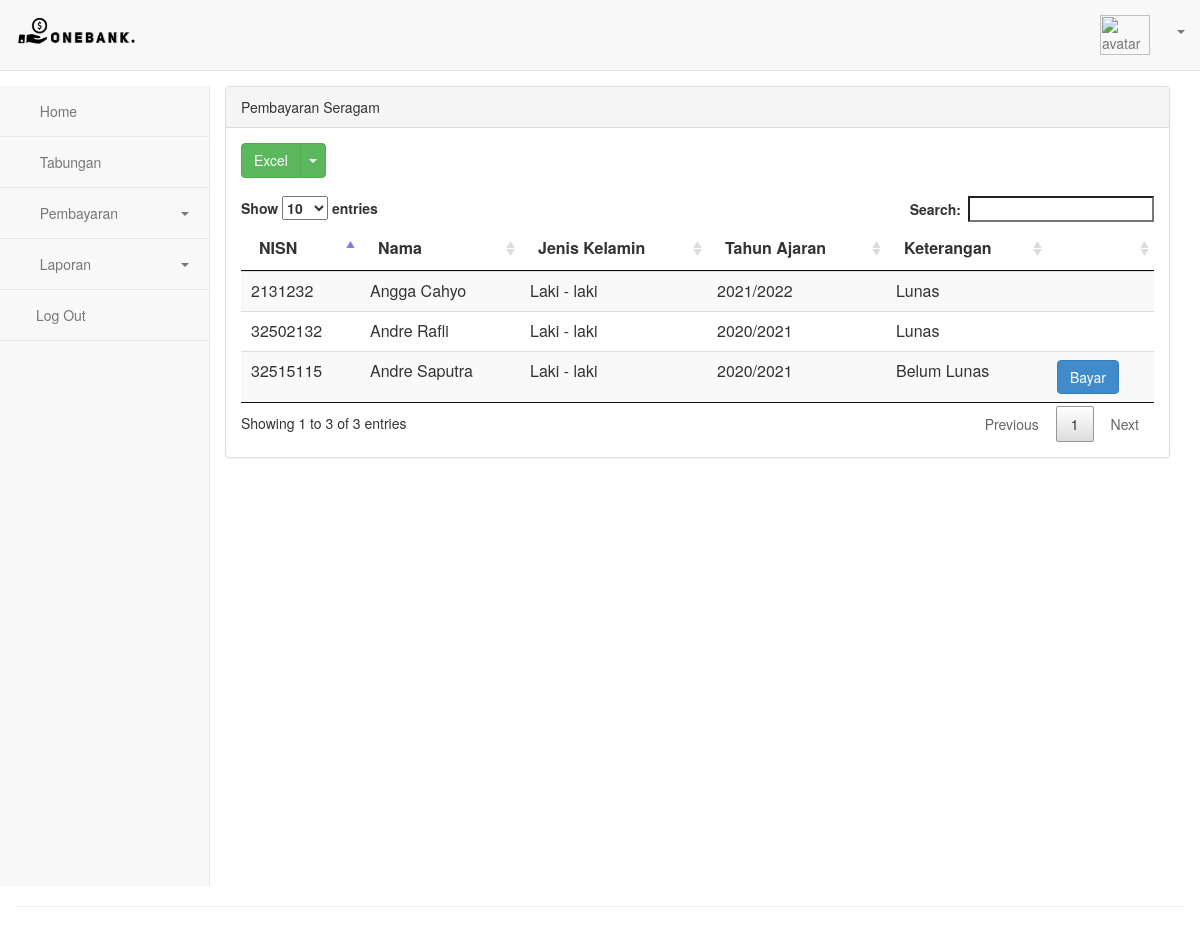
/index.php/seragam, run on the app's committed database.
### tables this page shows
CREATE TABLE `siswa` (
  `id_siswa` int(30) NOT NULL,
  `nisn` int(30) NOT NULL,
  `nama` varchar(35) NOT NULL,
  `jenis_kelamin` varchar(11) NOT NULL,
  `date` int(4) NOT NULL,
  `tabungan` int(8) NOT NULL,
  `bayar_ki` int(8) NOT NULL,
  `ket_ki` varchar(11) NOT NULL,
  `bayar_seragam` int(8) NOT NULL,
  `ket_seragam` varchar(11) NOT NULL
);

### application/controllers/Seragam.php (called while the page is built, shortened)
<?php
class Seragam extends CI_Controller
{
    public function __construct()
    {
        $this->load->model('M_seragam');
    }
    public function index()
    {
        $data['siswa'] = $this->M_seragam->DataSiswa();
        $data['user'] = $this->db->get_where('user', ['username' =>
        $this->session->userdata('username')])->row_array();
        $this->db->order_by('tahun', 'asc');
        $data['tahun'] = $this->db->get('tahun')->result_array();
        $this->load->view('Seragam/seragam', $data);
    }
}

### index.php (called while the page is built, shortened)
<?php
require_once BASEPATH.'core/CodeIgniter.php';

### application/models/M_seragam.php (called while the page is built, shortened)
<?php
class M_seragam extends CI_Model
{
    public function DataSiswa()
    {
        return $this->db->get('siswa')->result_array();
    }
}

### application/views/Seragam/seragam.php (the view, shortened to what this page needs)
<link href="<?= base_url(); ?>css/bootstrap.min.css" rel="stylesheet" id="bootstrap-css">
<link rel="stylesheet" type="text/css" href="<?= base_url(); ?>DataTables/datatables.min.css" />
<link href="<?= base_url('style.css'); ?>" rel="stylesheet">
<nav class="navbar navbar-default navbar-static-top">
    <div class="container-fluid">
        <div class="navbar-header">
            <a class="navbar-brand">
                <img style="margin-bottom:5px;width:120px;" src="<?= base_url(); ?>vendor/images/icon/bank.png" alt="Logo">
            </a>
        </div>
        <div class="collapse navbar-collapse" id="bs-example-navbar-collapse-1">
            <ul class="nav navbar-nav navbar-right">
                <li style="margin-top:8px;"><a href="<?= base_url('Admin/profile'); ?>"><?= $user['name']; ?></a></li>
                <li class="nav-item avatar">
                    <a class="nav-link p-0" href="#" data-toggle="modal" data-target="#ModalGambar">
                        <img style="height:40px;width:50px;" src="<?php echo base_url('vendor/images/profile/') . $user['image']; ?>" class="rounded-circle z-depth-0" alt="avatar image" height="35">
                    </a>
                </li>
                <li class="dropdown ">
                    <a href="#" style="margin-top:15px;margin-left:-5px;" class="dropdown-toggle" data-toggle="dropdown" role="button" aria-expanded="false">
                        <span class="caret"></span></a>
                </li>
            </ul>
        </div>
    </div>
</nav>
<div class="container-fluid main-container">
    <div class="col-md-2 sidebar">
        <div class="row">
            <div class="side-menu">
                <nav class="navbar navbar-default" role="navigation">
                    <div class="side-menu-container">
                        <ul class="nav navbar-nav">
                            <li><a href="<?= base_url('Admin'); ?>"><span class="glyphicon glyphicon-home"></span> Home</a></li>
                            <li><a href="<?= base_url('Tabungan'); ?>"><span class="glyphicon glyphicon-usd"></span> Tabungan</a></li>
                            <li class="panel panel-default" id="dropdown">
                                <a data-toggle="collapse" href="#dropdown-lvl2">
                                    <span class="glyphicon glyphicon-shopping-cart"></span> Pembayaran <span class="caret"></span>
                                </a>
                            </li>
                            <li class="panel panel-default" id="dropdown">
                                <a data-toggle="collapse" href="#dropdown-lvl3">
                                    <span class="glyphicon glyphicon-list-alt"></span> Laporan <span class="caret"></span>
                                </a>
                            </li>
                            <li><a href="#" data-toggle="modal" data-target="#Logout"><span class="glyphicon glyphicon-log-out"></span>Log Out</a></li>
                        </ul>
                    </div>
                </nav>
            </div>
        </div>
    </div>
    <div class="col-md-10 content">
        <div class="panel panel-default">
            <div class="panel-heading">
                Pembayaran Seragam
            </div>
            <div class="panel-body">
                <div class="btn-group" style="margin-bottom:2%;">
                    <a type="button" href="<?= base_url() ?>/Seragam/Export_excel2/Semua%20Tahun%20Ajaran" class=" btn btn-success" style="height:35px;">Excel</a>
                    <button type="button" class="btn btn-success dropdown-toggle dropdown-toggle-split" style="height:35px;" data-toggle="dropdown" aria-haspopup="true" aria-expanded="false">
                        <span class="caret"></span> <span class="sr-only">Toggle Dropdown</span>
                    </button>
                </div>
                <table class="table table-striped" id="example">
                    <thead>
                        <tr>
                            <th>NISN</th>
                            <th>Nama</th>
                            <th>Jenis Kelamin</th>
                            <th>Tahun Ajaran</th>
                            <th>Keterangan</th>
                            <th></th>
                        </tr>
                    </thead>
                    <tbody>
                        <?php foreach ($siswa as $s) { ?>
                            <tr>
                                <td><?= $s['nisn']; ?></td>
                                <td><?= $s['nama']; ?></td>
                                <td><?= $s['jenis_kelamin']; ?></td>
                                <td><?= $s['date']; ?>/<?= $s['date'] + 1; ?></td>
                                <td><?= $s['ket_seragam']; ?></td>
                                <?php if ($s['ket_seragam'] == 'Belum Lunas') { ?>
                                    <td><a href="<?= base_url() ?>Seragam/seragam_bayar/<?= $s['id_siswa']; ?>" class="btn btn-primary">Bayar</a></td>
                                <?php } ?>
                                <?php if ($s['ket_seragam'] == 'Lunas') { ?>
                                    <td></td>
                                <?php } ?>
                            </tr>
                        <?php } ?>
                    </tbody>
                </table>
            </div>
        </div>
    </div>
    <footer class="pull-left footer">
        <p class="col-md-12">
            <hr class="divider">
        </p>
    </footer>
</div>

### style.css (style rules this page uses)
.sidebar { padding-left: 0; }
.main-container { background: #FFF; padding-top: 15px; margin-top: -20px; }
.footer { width: 100%; }
.side-menu { position: relative; width: 100%; height: 100%; background-color: #f8f8f8; border-right: 1px solid #e7e7e7; }
.side-menu .navbar { border: none; }
.side-menu .navbar-nav li { display: block; width: 100%; border-bottom: 1px solid #e7e7e7; }
.side-menu .navbar-nav li a { padding: 15px; }
.side-menu .navbar-nav li a .glyphicon { padding-right: 10px; }
.side-menu #dropdown { border: 0; margin-bottom: 0; border-radius: 0; background-color: transparent; box-shadow: none; }
.side-menu #dropdown .caret { float: right; margin: 9px 5px 0; }
.side-menu #dropdown > a { border-bottom: 1px solid #e7e7e7; }

### data on the page
siswa: nisn "32502132", nama "Andre Rafli", jenis_kelamin "Laki - laki", date "2020", $s['date'] + 1 "2021", ket_seragam "Lunas"
siswa: nisn "32515115", nama "Andre Saputra", jenis_kelamin "Laki - laki", date "2020", $s['date'] + 1 "2021", ket_seragam "Belum Lunas"
siswa: nisn "2131232", nama "Angga Cahyo", jenis_kelamin "Laki - laki", date "2021", $s['date'] + 1 "2022", ket_seragam "Lunas"
